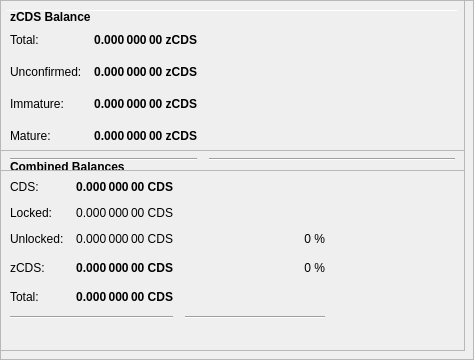
        <widget class="QFrame" name="frameObfuscation">
         <property name="minimumSize">
          <size>
           <width>0</width>
           <height>350</height>
          </size>
         </property>
         <property name="layoutDirection">
          <enum>Qt::LeftToRight</enum>
         </property>
         <property name="frameShape">
          <enum>QFrame::StyledPanel</enum>
         </property>
         <property name="frameShadow">
          <enum>QFrame::Raised</enum>
         </property>
         <widget class="QPushButton" name="runAutoDenom">
          <property name="geometry">
           <rect>
            <x>251</x>
            <y>17</y>
            <width>1</width>
            <height>1</height>
           </rect>
          </property>
          <property name="palette">
           <palette>
            <active>
             <colorrole role="WindowText">
              <brush brushstyle="SolidPattern">
               <color alpha="255">
                <red>0</red>
                <green>0</green>
                <blue>0</blue>
               </color>
              </brush>
             </colorrole>
             <colorrole role="Button">
              <brush brushstyle="SolidPattern">
               <color alpha="255">
                <red>239</red>
                <green>238</green>
                <blue>238</blue>
               </color>
              </brush>
             </colorrole>
             <colorrole role="Light">
              <brush brushstyle="SolidPattern">
               <color alpha="255">
                <red>255</red>
                <green>255</green>
                <blue>255</blue>
               </color>
              </brush>
             </colorrole>
             <colorrole role="Midlight">
              <brush brushstyle="SolidPattern">
               <color alpha="255">
                <red>247</red>
                <green>246</green>
                <blue>246</blue>
               </color>
              </brush>
             </colorrole>
             <colorrole role="Dark">
              <brush brushstyle="SolidPattern">
               <color alpha="255">
                <red>119</red>
                <green>119</green>
                <blue>119</blue>
               </color>
              </brush>
             </colorrole>
             <colorrole role="Mid">
              <brush brushstyle="SolidPattern">
               <color alpha="255">
                <red>159</red>
                <green>159</green>
                <blue>159</blue>
               </color>
              </brush>
             </colorrole>
             <colorrole role="Text">
              <brush brushstyle="SolidPattern">
               <color alpha="255">
                <red>0</red>
                <green>0</green>
                <blue>0</blue>
               </color>
              </brush>
             </colorrole>
             <colorrole role="BrightText">
              <brush brushstyle="SolidPattern">
               <color alpha="255">
                <red>255</red>
                <green>255</green>
                <blue>255</blue>
               </color>
              </brush>
             </colorrole>
             <colorrole role="ButtonText">
              <brush brushstyle="SolidPattern">
               <color alpha="255">
                <red>0</red>
                <green>0</green>
                <blue>0</blue>
               </color>
              </brush>
             </colorrole>
             <colorrole role="Base">
              <brush brushstyle="SolidPattern">
               <color alpha="255">
                <red>255</red>
                <green>255</green>
                <blue>255</blue>
               </color>
              </brush>
             </colorrole>
             <colorrole role="Window">
              <brush brushstyle="SolidPattern">
               <color alpha="255">
                <red>239</red>
                <green>238</green>
                <blue>238</blue>
               </color>
              </brush>
             </colorrole>
             <colorrole role="Shadow">
              <brush brushstyle="SolidPattern">
               <color alpha="255">
                <red>0</red>
                <green>0</green>
                <blue>0</blue>
               </color>
              </brush>
             </colorrole>
             <colorrole role="AlternateBase">
              <brush brushstyle="SolidPattern">
               <color alpha="255">
                <red>247</red>
                <green>246</green>
                <blue>246</blue>
               </color>
              </brush>
             </colorrole>
             <colorrole role="ToolTipBase">
              <brush brushstyle="SolidPattern">
               <color alpha="255">
                <red>255</red>
                <green>255</green>
                <blue>220</blue>
               </color>
              </brush>
             </colorrole>
             <colorrole role="ToolTipText">
              <brush brushstyle="SolidPattern">
               <color alpha="255">
                <red>0</red>
                <green>0</green>
                <blue>0</blue>
               </color>
              </brush>
             </colorrole>
            </active>
            <inactive>
             <colorrole role="WindowText">
              <brush brushstyle="SolidPattern">
               <color alpha="255">
                <red>0</red>
                <green>0</green>
                <blue>0</blue>
               </color>
              </brush>
             </colorrole>
             <colorrole role="Button">
              <brush brushstyle="SolidPattern">
               <color alpha="255">
                <red>239</red>
                <green>238</green>
                <blue>238</blue>
               </color>
              </brush>
             </colorrole>
             <colorrole role="Light">
              <brush brushstyle="SolidPattern">
               <color alpha="255">
                <red>255</red>
                <green>255</green>
                <blue>255</blue>
               </color>
              </brush>
             </colorrole>
             <colorrole role="Midlight">
              <brush brushstyle="SolidPattern">
               <color alpha="255">
                <red>247</red>
                <green>246</green>
                <blue>246</blue>
               </color>
              </brush>
             </colorrole>
             <colorrole role="Dark">
              <brush brushstyle="SolidPattern">
               <color alpha="255">
                <red>119</red>
                <green>119</green>
                <blue>119</blue>
               </color>
              </brush>
             </colorrole>
             <colorrole role="Mid">
              <brush brushstyle="SolidPattern">
               <color alpha="255">
                <red>159</red>
                <green>159</green>
                <blue>159</blue>
               </color>
              </brush>
             </colorrole>
             <colorrole role="Text">
              <brush brushstyle="SolidPattern">
               <color alpha="255">
                <red>0</red>
                <green>0</green>
                <blue>0</blue>
               </color>
              </brush>
             </colorrole>
             <colorrole role="BrightText">
              <brush brushstyle="SolidPattern">
               <color alpha="255">
                <red>255</red>
                <green>255</green>
                <blue>255</blue>
               </color>
              </brush>
             </colorrole>
             <colorrole role="ButtonText">
              <brush brushstyle="SolidPattern">
               <color alpha="255">
                <red>0</red>
                <green>0</green>
                <blue>0</blue>
               </color>
              </brush>
             </colorrole>
             <colorrole role="Base">
              <brush brushstyle="SolidPattern">
               <color alpha="255">
                <red>255</red>
                <green>255</green>
                <blue>255</blue>
               </color>
              </brush>
             </colorrole>
             <colorrole role="Window">
              <brush brushstyle="SolidPattern">
               <color alpha="255">
                <red>239</red>
                <green>238</green>
                <blue>238</blue>
               </color>
              </brush>
             </colorrole>
             <colorrole role="Shadow">
              <brush brushstyle="SolidPattern">
               <color alpha="255">
                <red>0</red>
                <green>0</green>
                <blue>0</blue>
               </color>
              </brush>
             </colorrole>
             <colorrole role="AlternateBase">
              <brush brushstyle="SolidPattern">
               <color alpha="255">
                <red>247</red>
                <green>246</green>
                <blue>246</blue>
               </color>
              </brush>
             </colorrole>
             <colorrole role="ToolTipBase">
              <brush brushstyle="SolidPattern">
               <color alpha="255">
                <red>255</red>
                <green>255</green>
                <blue>220</blue>
               </color>
              </brush>
             </colorrole>
             <colorrole role="ToolTipText">
              <brush brushstyle="SolidPattern">
               <color alpha="255">
                <red>0</red>
                <green>0</green>
                <blue>0</blue>
               </color>
              </brush>
             </colorrole>
            </inactive>
            <disabled>
             <colorrole role="WindowText">
              <brush brushstyle="SolidPattern">
               <color alpha="255">
                <red>119</red>
                <green>119</green>
                <blue>119</blue>
               </color>
              </brush>
             </colorrole>
             <colorrole role="Button">
              <brush brushstyle="SolidPattern">
               <color alpha="255">
                <red>239</red>
                <green>238</green>
                <blue>238</blue>
               </color>
              </brush>
             </colorrole>
             <colorrole role="Light">
              <brush brushstyle="SolidPattern">
               <color alpha="255">
                <red>255</red>
                <green>255</green>
                <blue>255</blue>
               </color>
              </brush>
             </colorrole>
             <colorrole role="Midlight">
              <brush brushstyle="SolidPattern">
               <color alpha="255">
                <red>247</red>
                <green>246</green>
                <blue>246</blue>
               </color>
              </brush>
             </colorrole>
             <colorrole role="Dark">
              <brush brushstyle="SolidPattern">
               <color alpha="255">
                <red>119</red>
                <green>119</green>
                <blue>119</blue>
               </color>
              </brush>
             </colorrole>
             <colorrole role="Mid">
              <brush brushstyle="SolidPattern">
               <color alpha="255">
                <red>159</red>
                <green>159</green>
                <blue>159</blue>
               </color>
              </brush>
             </colorrole>
             <colorrole role="Text">
              <brush brushstyle="SolidPattern">
               <color alpha="255">
                <red>119</red>
                <green>119</green>
                <blue>119</blue>
               </color>
              </brush>
             </colorrole>
             <colorrole role="BrightText">
              <brush brushstyle="SolidPattern">
               <color alpha="255">
                <red>255</red>
                <green>255</green>
                <blue>255</blue>
               </color>
              </brush>
             </colorrole>
             <colorrole role="ButtonText">
              <brush brushstyle="SolidPattern">
               <color alpha="255">
                <red>119</red>
                <green>119</green>
                <blue>119</blue>
               </color>
              </brush>
             </colorrole>
             <colorrole role="Base">
              <brush brushstyle="SolidPattern">
               <color alpha="255">
                <red>239</red>
                <green>238</green>
                <blue>238</blue>
               </color>
              </brush>
             </colorrole>
             <colorrole role="Window">
              <brush brushstyle="SolidPattern">
               <color alpha="255">
                <red>239</red>
                <green>238</green>
                <blue>238</blue>
               </color>
              </brush>
             </colorrole>
             <colorrole role="Shadow">
              <brush brushstyle="SolidPattern">
               <color alpha="255">
                <red>0</red>
                <green>0</green>
                <blue>0</blue>
               </color>
              </brush>
             </colorrole>
             <colorrole role="AlternateBase">
              <brush brushstyle="SolidPattern">
               <color alpha="255">
                <red>239</red>
                <green>238</green>
                <blue>238</blue>
               </color>
              </brush>
             </colorrole>
             <colorrole role="ToolTipBase">
              <brush brushstyle="SolidPattern">
               <color alpha="255">
                <red>255</red>
                <green>255</green>
                <blue>220</blue>
               </color>
              </brush>
             </colorrole>
             <colorrole role="ToolTipText">
              <brush brushstyle="SolidPattern">
               <color alpha="255">
                <red>0</red>
                <green>0</green>
                <blue>0</blue>
               </color>
              </brush>
             </colorrole>
            </disabled>
           </palette>
          </property>
          <property name="focusPolicy">
           <enum>Qt::NoFocus</enum>
          </property>
          <property name="autoFillBackground">
           <bool>true</bool>
          </property>
          <property name="text">
           <string/>
          </property>
          <property name="flat">
           <bool>true</bool>
          </property>
         </widget>
         <widget class="Line" name="line">
          <property name="geometry">
           <rect>
            <x>7</x>
            <y>10</y>
            <width>451</width>
            <height>1</height>
           </rect>
          </property>
          <property name="orientation">
           <enum>Qt::Horizontal</enum>
          </property>
         </widget>
         <widget class="QFrame" name="frame_3">
          <property name="geometry">
           <rect>
            <x>0</x>
            <y>150</y>
            <width>465</width>
            <height>201</height>
           </rect>
          </property>
          <property name="frameShape">
           <enum>QFrame::StyledPanel</enum>
          </property>
          <property name="frameShadow">
           <enum>QFrame::Raised</enum>
          </property>
          <layout class="QVBoxLayout" name="verticalLayout_5">
           <item>
            <layout class="QHBoxLayout" name="horizontalLayout_5" stretch="0">
             <item>
              <widget class="QLabel" name="label_5z">
               <property name="maximumSize">
                <size>
                 <width>16777215</width>
                 <height>20</height>
                </size>
               </property>
               <property name="font">
                <font>
                 <weight>75</weight>
                 <bold>true</bold>
                </font>
               </property>
               <property name="toolTip">
                <string>Combined Balances (including unconfirmed and immature coins)</string>
               </property>
               <property name="text">
                <string>&lt;html&gt;&lt;head/&gt;&lt;body&gt;&lt;p&gt;Combined Balances&lt;/p&gt;&lt;/body&gt;&lt;/html&gt;</string>
               </property>
              </widget>
             </item>
            </layout>
           </item>
           <item>
            <layout class="QGridLayout" name="gridLayout_3">
             <property name="spacing">
              <number>12</number>
             </property>
             <item row="7" column="0" colspan="2">
              <widget class="Line" name="lineSpendableBalance_3">
               <property name="orientation">
                <enum>Qt::Horizontal</enum>
               </property>
              </widget>
             </item>
             <item row="7" column="2">
              <widget class="Line" name="lineWatchBalance_3">
               <property name="sizePolicy">
                <sizepolicy hsizetype="Preferred" vsizetype="Fixed">
                 <horstretch>0</horstretch>
                 <verstretch>0</verstretch>
                </sizepolicy>
               </property>
               <property name="minimumSize">
                <size>
                 <width>140</width>
                 <height>0</height>
                </size>
               </property>
               <property name="orientation">
                <enum>Qt::Horizontal</enum>
               </property>
              </widget>
             </item>
             <item row="4" column="1">
              <widget class="QLabel" name="labelzBalancez">
               <property name="font">
                <font>
                 <weight>75</weight>
                 <bold>true</bold>
                </font>
               </property>
               <property name="cursor">
                <cursorShape>IBeamCursor</cursorShape>
               </property>
               <property name="toolTip">
                <string>Total of transactions that have yet to be confirmed, and do not yet count toward the spendable balance</string>
               </property>
               <property name="text">
                <string notr="true">0.000 000 00 CDS</string>
               </property>
               <property name="alignment">
                <set>Qt::AlignRight|Qt::AlignTrailing|Qt::AlignVCenter</set>
               </property>
               <property name="textInteractionFlags">
                <set>Qt::LinksAccessibleByMouse|Qt::TextSelectableByKeyboard|Qt::TextSelectableByMouse</set>
               </property>
              </widget>
             </item>
             <item row="6" column="1">
              <widget class="QLabel" name="labelTotalz">
               <property name="font">
                <font>
                 <weight>75</weight>
                 <bold>true</bold>
                </font>
               </property>
               <property name="cursor">
                <cursorShape>IBeamCursor</cursorShape>
               </property>
               <property name="toolTip">
                <string>Total Balance, including unconfirmed and immature coins.</string>
               </property>
               <property name="text">
                <string notr="true">0.000 000 00 CDS</string>
               </property>
               <property name="alignment">
                <set>Qt::AlignRight|Qt::AlignTrailing|Qt::AlignVCenter</set>
               </property>
               <property name="textInteractionFlags">
                <set>Qt::LinksAccessibleByMouse|Qt::TextSelectableByKeyboard|Qt::TextSelectableByMouse</set>
               </property>
              </widget>
             </item>
             <item row="4" column="3">
              <spacer name="horizontalSpacer_6">
               <property name="orientation">
                <enum>Qt::Horizontal</enum>
               </property>
               <property name="sizeHint" stdset="0">
                <size>
                 <width>40</width>
                 <height>20</height>
                </size>
               </property>
              </spacer>
             </item>
             <item row="6" column="0">
              <widget class="QLabel" name="labelTotalTextz">
               <property name="text">
                <string>Total:</string>
               </property>
              </widget>
             </item>
             <item row="1" column="0">
              <widget class="QLabel" name="labelBalanceTextz">
               <property name="text">
                <string>CDS:</string>
               </property>
              </widget>
             </item>
             <item row="1" column="1">
              <widget class="QLabel" name="labelBalancez">
               <property name="font">
                <font>
                 <weight>75</weight>
                 <bold>true</bold>
                </font>
               </property>
               <property name="cursor">
                <cursorShape>IBeamCursor</cursorShape>
               </property>
               <property name="toolTip">
                <string>Your current spendable balance</string>
               </property>
               <property name="text">
                <string notr="true">0.000 000 00 CDS</string>
               </property>
               <property name="alignment">
                <set>Qt::AlignRight|Qt::AlignTrailing|Qt::AlignVCenter</set>
               </property>
               <property name="textInteractionFlags">
                <set>Qt::LinksAccessibleByMouse|Qt::TextSelectableByKeyboard|Qt::TextSelectableByMouse</set>
               </property>
              </widget>
             </item>
             <item row="4" column="0">
              <widget class="QLabel" name="labelzBalanceTextz">
               <property name="toolTip">
                <string/>
               </property>
               <property name="text">
                <string>zCDS:</string>
               </property>
              </widget>
             </item>
             <item row="4" column="2">
              <widget class="QLabel" name="labelzCDSPercent">
               <property name="toolTip">
                <string>Current percentage of zCDS.
If AutoMint is enabled this percentage will settle around the configured AutoMint percentage (default = 10%)</string>
               </property>
               <property name="text">
                <string>0 %</string>
               </property>
               <property name="alignment">
                <set>Qt::AlignRight|Qt::AlignTrailing|Qt::AlignVCenter</set>
               </property>
              </widget>
             </item>
             <item row="6" column="2">
              <widget class="QLabel" name="label100Percent">
               <property name="text">
                <string/>
               </property>
               <property name="alignment">
                <set>Qt::AlignRight|Qt::AlignTrailing|Qt::AlignVCenter</set>
               </property>
              </widget>
             </item>
             <item row="2" column="1">
              <widget class="QLabel" name="labelLockedBalance">
               <property name="toolTip">
                <string>Locked CDS or Masternode collaterals. These are excluded from zCDS minting.</string>
               </property>
               <property name="text">
                <string>0.000 000 00 CDS</string>
               </property>
               <property name="alignment">
                <set>Qt::AlignRight|Qt::AlignTrailing|Qt::AlignVCenter</set>
               </property>
              </widget>
             </item>
             <item row="2" column="0">
              <widget class="QLabel" name="labelLockedBalanceText">
               <property name="toolTip">
                <string>Locked CDS or Masternode collaterals. These are excluded from zCDS minting.</string>
               </property>
               <property name="text">
                <string>Locked:</string>
               </property>
              </widget>
             </item>
             <item row="3" column="0">
              <widget class="QLabel" name="labelUnLockedBalanceText">
               <property name="toolTip">
                <string>Unlocked RUPs. These can be used for zCDS minting.</string>
               </property>
               <property name="text">
                <string>Unlocked:</string>
               </property>
              </widget>
             </item>
             <item row="3" column="1">
              <widget class="QLabel" name="labelUnLockedBalance">
               <property name="toolTip">
                <string>Unlocked RUPs. These can be used for zCDS minting.</string>
               </property>
               <property name="text">
                <string>0.000 000 00 CDS</string>
               </property>
               <property name="alignment">
                <set>Qt::AlignRight|Qt::AlignTrailing|Qt::AlignVCenter</set>
               </property>
              </widget>
             </item>
             <item row="3" column="2">
              <widget class="QLabel" name="labelRUPPercent">
               <property name="text">
                <string>0 %</string>
               </property>
               <property name="alignment">
                <set>Qt::AlignRight|Qt::AlignTrailing|Qt::AlignVCenter</set>
               </property>
              </widget>
             </item>
            </layout>
           </item>
           <item>
            <spacer name="verticalSpacer">
             <property name="orientation">
              <enum>Qt::Vertical</enum>
             </property>
             <property name="sizeHint" stdset="0">
              <size>
               <width>20</width>
               <height>40</height>
              </size>
             </property>
            </spacer>
           </item>
          </layout>
         </widget>
         <widget class="QFrame" name="frame_4">
          <property name="geometry">
           <rect>
            <x>0</x>
            <y>0</y>
            <width>465</width>
            <height>171</height>
           </rect>
          </property>
          <property name="frameShape">
           <enum>QFrame::StyledPanel</enum>
          </property>
          <property name="frameShadow">
           <enum>QFrame::Raised</enum>
          </property>
          <layout class="QVBoxLayout" name="verticalLayout_7">
           <item>
            <layout class="QHBoxLayout" name="horizontalLayout_8" stretch="0">
             <item>
              <widget class="QLabel" name="label_5z_3">
               <property name="maximumSize">
                <size>
                 <width>16777215</width>
                 <height>20</height>
                </size>
               </property>
               <property name="font">
                <font>
                 <weight>75</weight>
                 <bold>true</bold>
                </font>
               </property>
               <property name="text">
                <string>zCDS Balance</string>
               </property>
              </widget>
             </item>
            </layout>
           </item>
           <item>
            <layout class="QGridLayout" name="gridLayout_5">
             <property name="spacing">
              <number>12</number>
             </property>
             <item row="4" column="0">
              <widget class="QLabel" name="labelzBalanceMatureText">
               <property name="toolTip">
                <string>Mature: more than 20 confirmation and more than 1 mints of the same denomination after it was minted.
These zCDS are spendable.</string>
               </property>
               <property name="text">
                <string>Mature:</string>
               </property>
              </widget>
             </item>
             <item row="5" column="0" colspan="2">
              <widget class="Line" name="lineSpendableBalance_5">
               <property name="orientation">
                <enum>Qt::Horizontal</enum>
               </property>
              </widget>
             </item>
             <item row="1" column="1">
              <widget class="QLabel" name="labelzBalance">
               <property name="font">
                <font>
                 <weight>75</weight>
                 <bold>true</bold>
                </font>
               </property>
               <property name="cursor">
                <cursorShape>IBeamCursor</cursorShape>
               </property>
               <property name="toolTip">
                <string>All available zCDS, unconfirmed and immature zCDS included.</string>
               </property>
               <property name="text">
                <string notr="true">0.000 000 00 zCDS</string>
               </property>
               <property name="alignment">
                <set>Qt::AlignRight|Qt::AlignTrailing|Qt::AlignVCenter</set>
               </property>
               <property name="textInteractionFlags">
                <set>Qt::LinksAccessibleByMouse|Qt::TextSelectableByKeyboard|Qt::TextSelectableByMouse</set>
               </property>
              </widget>
             </item>
             <item row="5" column="2">
              <widget class="Line" name="lineWatchBalance_5">
               <property name="sizePolicy">
                <sizepolicy hsizetype="Preferred" vsizetype="Fixed">
                 <horstretch>0</horstretch>
                 <verstretch>0</verstretch>
                </sizepolicy>
               </property>
               <property name="minimumSize">
                <size>
                 <width>140</width>
                 <height>0</height>
                </size>
               </property>
               <property name="orientation">
                <enum>Qt::Horizontal</enum>
               </property>
              </widget>
             </item>
             <item row="1" column="0">
              <widget class="QLabel" name="labelzBalanceText">
               <property name="toolTip">
                <string>All available zCDS, unconfirmed and immature zCDS included.</string>
               </property>
               <property name="text">
                <string>Total:</string>
               </property>
              </widget>
             </item>
             <item row="1" column="2">
              <spacer name="horizontalSpacer_8">
               <property name="orientation">
                <enum>Qt::Horizontal</enum>
               </property>
               <property name="sizeHint" stdset="0">
                <size>
                 <width>40</width>
                 <height>20</height>
                </size>
               </property>
              </spacer>
             </item>
             <item row="4" column="2">
              <spacer name="horizontalSpacer_4">
               <property name="orientation">
                <enum>Qt::Horizontal</enum>
               </property>
               <property name="sizeHint" stdset="0">
                <size>
                 <width>40</width>
                 <height>20</height>
                </size>
               </property>
              </spacer>
             </item>
             <item row="4" column="1">
              <widget class="QLabel" name="labelzBalanceMature">
               <property name="font">
                <font>
                 <weight>75</weight>
                 <bold>true</bold>
                </font>
               </property>
               <property name="toolTip">
                <string>Mature: more than 20 confirmation and more than 1 mints of the same denomination after it was minted.
These zCDS are spendable.</string>
               </property>
               <property name="text">
                <string>0.000 000 00 zCDS</string>
               </property>
               <property name="alignment">
                <set>Qt::AlignRight|Qt::AlignTrailing|Qt::AlignVCenter</set>
               </property>
              </widget>
             </item>
             <item row="2" column="0">
              <widget class="QLabel" name="labelzBalanceUnconfirmedText">
               <property name="toolTip">
                <string>Unconfirmed: less than 20 confirmations
Immature: confirmed, but less than 1 mints of the same denomination after it was minted</string>
               </property>
               <property name="text">
                <string>Unconfirmed:</string>
               </property>
              </widget>
             </item>
             <item row="2" column="1">
              <widget class="QLabel" name="labelzBalanceUnconfirmed">
               <property name="font">
                <font>
                 <weight>75</weight>
                 <bold>true</bold>
                </font>
               </property>
               <property name="toolTip">
                <string>Unconfirmed: less than 20 confirmations
Immature: confirmed, but less than 1 mints of the same denomination after it was minted</string>
               </property>
               <property name="text">
                <string>0.000 000 00 zCDS</string>
               </property>
               <property name="alignment">
                <set>Qt::AlignRight|Qt::AlignTrailing|Qt::AlignVCenter</set>
               </property>
              </widget>
             </item>
             <item row="2" column="2">
              <spacer name="horizontalSpacer_5">
               <property name="orientation">
                <enum>Qt::Horizontal</enum>
               </property>
               <property name="sizeHint" stdset="0">
                <size>
                 <width>40</width>
                 <height>20</height>
                </size>
               </property>
              </spacer>
             </item>
             <item row="3" column="0">
              <widget class="QLabel" name="labelzBalanceImmatureText">
               <property name="toolTip">
                <string>Unconfirmed: less than 20 confirmations
Immature: confirmed, but less than 1 mints of the same denomination after it was minted</string>
               </property>
               <property name="text">
                <string>Immature:</string>
               </property>
              </widget>
             </item>
             <item row="3" column="1">
              <widget class="QLabel" name="labelzBalanceImmature">
               <property name="font">
                <font>
                 <weight>75</weight>
                 <bold>true</bold>
                </font>
               </property>
               <property name="toolTip">
                <string>Unconfirmed: less than 20 confirmations
Immature: confirmed, but less than 1 mints of the same denomination after it was minted</string>
               </property>
               <property name="text">
                <string>0.000 000 00 zCDS</string>
               </property>
               <property name="alignment">
                <set>Qt::AlignRight|Qt::AlignTrailing|Qt::AlignVCenter</set>
               </property>
              </widget>
             </item>
             <item row="3" column="2">
              <spacer name="horizontalSpacer_7">
               <property name="orientation">
                <enum>Qt::Horizontal</enum>
               </property>
               <property name="sizeHint" stdset="0">
                <size>
                 <width>40</width>
                 <height>20</height>
                </size>
               </property>
              </spacer>
             </item>
            </layout>
           </item>
          </layout>
         </widget>
        </widget>
